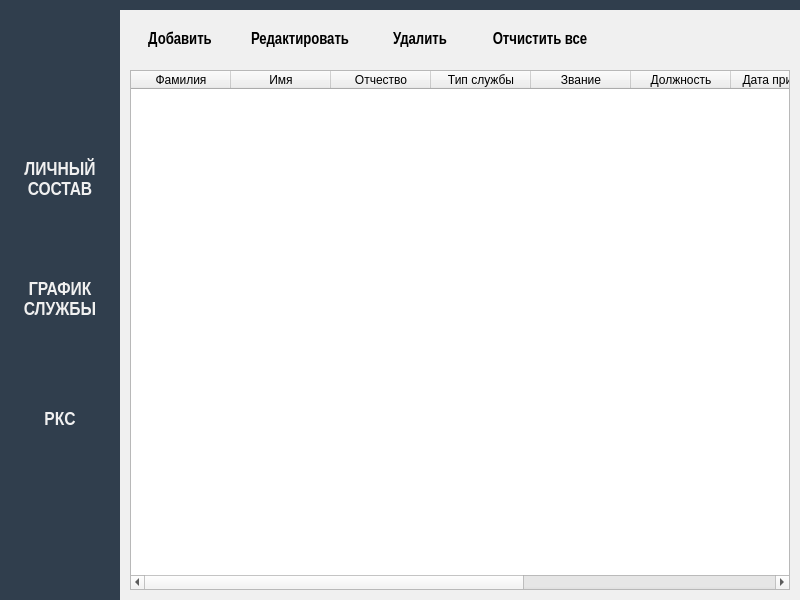
<?xml version="1.0" encoding="UTF-8"?>
<ui version="4.0">
 <class>Widget</class>
 <widget class="QWidget" name="Widget">
  <property name="geometry">
   <rect>
    <x>0</x>
    <y>0</y>
    <width>800</width>
    <height>600</height>
   </rect>
  </property>
  <property name="font">
   <font>
    <family>Arial Black</family>
    <weight>75</weight>
    <bold>true</bold>
   </font>
  </property>
  <property name="windowTitle">
   <string>РКС</string>
  </property>
  <property name="styleSheet">
   <string notr="true">#Widget
{
	background-color: rgb(48, 62, 77);
}

#baceIcon
{
	border-image: url(:/icons/resources/icons/star.png);
	border-width: 10px;
	border-color: rgb(36, 110, 183);
}

#pageOne,#pageTwo,#pageThree
{
	color: rgb(240, 240, 240);
	border-color: rgb(48, 62, 77);
	border-width: 10px;
	border-style: solid;
}

#pageOne[pagematches=true]
{
	background-color: rgb(93, 108, 124);
	border-left-style: ridge;
	border-left-color: rgb(36, 110, 183);
}

#pageTwo[pagematches=true]
{
	background-color: rgb(93, 108, 124);
	border-left-style: ridge;
	border-left-color: rgb(36, 110, 183);
}

#pageThree[pagematches=true]
{
	background-color: rgb(93, 108, 124);
	border-left-style: ridge;
	border-left-color: rgb(36, 110, 183);
}

#page{
	background-color: rgb(240, 240, 240);
}

#buttonEdit, #buttonAdd, #buttonDeleteAll,#buttonDelete
{
	background-color: rgb(240, 240, 240);
	border-width: 0px;
	border-style: solid;
}
#buttonEdit:hover, #buttonAdd:hover, #buttonDelete:hover, #buttonDeleteAll:hover
{
background-color: rgb(110, 110, 110);
color: white
}




</string>
  </property>
  <layout class="QHBoxLayout" name="horizontalLayout_2">
   <property name="spacing">
    <number>0</number>
   </property>
   <property name="leftMargin">
    <number>0</number>
   </property>
   <property name="topMargin">
    <number>10</number>
   </property>
   <property name="rightMargin">
    <number>0</number>
   </property>
   <property name="bottomMargin">
    <number>0</number>
   </property>
   <item>
    <layout class="QVBoxLayout" name="verticalLayout">
     <property name="spacing">
      <number>0</number>
     </property>
     <item>
      <layout class="QHBoxLayout" name="horizontalLayout_3">
       <property name="spacing">
        <number>0</number>
       </property>
       <property name="topMargin">
        <number>0</number>
       </property>
       <property name="bottomMargin">
        <number>10</number>
       </property>
       <item>
        <widget class="QLabel" name="baceIcon">
         <property name="sizePolicy">
          <sizepolicy hsizetype="Fixed" vsizetype="Fixed">
           <horstretch>0</horstretch>
           <verstretch>0</verstretch>
          </sizepolicy>
         </property>
         <property name="minimumSize">
          <size>
           <width>100</width>
           <height>100</height>
          </size>
         </property>
         <property name="font">
          <font>
           <stylestrategy>PreferAntialias</stylestrategy>
          </font>
         </property>
         <property name="text">
          <string/>
         </property>
         <property name="alignment">
          <set>Qt::AlignCenter</set>
         </property>
        </widget>
       </item>
      </layout>
     </item>
     <item>
      <widget class="QPushButton" name="pageOne">
       <property name="sizePolicy">
        <sizepolicy hsizetype="Fixed" vsizetype="Fixed">
         <horstretch>0</horstretch>
         <verstretch>0</verstretch>
        </sizepolicy>
       </property>
       <property name="minimumSize">
        <size>
         <width>120</width>
         <height>120</height>
        </size>
       </property>
       <property name="font">
        <font>
         <family>Arial Narrow</family>
         <pointsize>14</pointsize>
         <weight>75</weight>
         <bold>true</bold>
        </font>
       </property>
       <property name="statusTip">
        <string/>
       </property>
       <property name="whatsThis">
        <string/>
       </property>
       <property name="layoutDirection">
        <enum>Qt::LeftToRight</enum>
       </property>
       <property name="autoFillBackground">
        <bool>false</bool>
       </property>
       <property name="text">
        <string>ЛИЧНЫЙ
СОСТАВ</string>
       </property>
       <property name="autoDefault">
        <bool>false</bool>
       </property>
       <property name="default">
        <bool>false</bool>
       </property>
       <property name="flat">
        <bool>true</bool>
       </property>
      </widget>
     </item>
     <item>
      <widget class="QPushButton" name="pageThree">
       <property name="sizePolicy">
        <sizepolicy hsizetype="Fixed" vsizetype="Fixed">
         <horstretch>0</horstretch>
         <verstretch>0</verstretch>
        </sizepolicy>
       </property>
       <property name="minimumSize">
        <size>
         <width>120</width>
         <height>120</height>
        </size>
       </property>
       <property name="font">
        <font>
         <family>Arial Narrow</family>
         <pointsize>14</pointsize>
         <weight>75</weight>
         <bold>true</bold>
        </font>
       </property>
       <property name="text">
        <string>ГРАФИК
СЛУЖБЫ</string>
       </property>
       <property name="autoDefault">
        <bool>false</bool>
       </property>
       <property name="default">
        <bool>false</bool>
       </property>
       <property name="flat">
        <bool>true</bool>
       </property>
      </widget>
     </item>
     <item>
      <widget class="QPushButton" name="pageTwo">
       <property name="sizePolicy">
        <sizepolicy hsizetype="Fixed" vsizetype="Fixed">
         <horstretch>0</horstretch>
         <verstretch>0</verstretch>
        </sizepolicy>
       </property>
       <property name="minimumSize">
        <size>
         <width>120</width>
         <height>120</height>
        </size>
       </property>
       <property name="font">
        <font>
         <family>Arial Narrow</family>
         <pointsize>14</pointsize>
         <weight>75</weight>
         <bold>true</bold>
        </font>
       </property>
       <property name="text">
        <string>РКC</string>
       </property>
       <property name="autoDefault">
        <bool>false</bool>
       </property>
       <property name="default">
        <bool>false</bool>
       </property>
       <property name="flat">
        <bool>true</bool>
       </property>
      </widget>
     </item>
     <item>
      <spacer name="verticalSpacer">
       <property name="orientation">
        <enum>Qt::Vertical</enum>
       </property>
       <property name="sizeHint" stdset="0">
        <size>
         <width>20</width>
         <height>40</height>
        </size>
       </property>
      </spacer>
     </item>
    </layout>
   </item>
   <item>
    <widget class="QStackedWidget" name="stackedWidget">
     <property name="currentIndex">
      <number>0</number>
     </property>
     <widget class="QWidget" name="page">
      <property name="styleSheet">
       <string notr="true"/>
      </property>
      <layout class="QVBoxLayout" name="verticalLayout_2">
       <property name="spacing">
        <number>0</number>
       </property>
       <property name="leftMargin">
        <number>10</number>
       </property>
       <property name="topMargin">
        <number>0</number>
       </property>
       <property name="rightMargin">
        <number>10</number>
       </property>
       <property name="bottomMargin">
        <number>10</number>
       </property>
       <item>
        <layout class="QHBoxLayout" name="horizontalLayout">
         <property name="spacing">
          <number>0</number>
         </property>
         <item>
          <widget class="QPushButton" name="buttonAdd">
           <property name="sizePolicy">
            <sizepolicy hsizetype="Fixed" vsizetype="Fixed">
             <horstretch>0</horstretch>
             <verstretch>0</verstretch>
            </sizepolicy>
           </property>
           <property name="minimumSize">
            <size>
             <width>100</width>
             <height>60</height>
            </size>
           </property>
           <property name="font">
            <font>
             <family>Arial Narrow</family>
             <pointsize>12</pointsize>
             <weight>75</weight>
             <bold>true</bold>
            </font>
           </property>
           <property name="text">
            <string>Добавить</string>
           </property>
           <property name="autoDefault">
            <bool>false</bool>
           </property>
           <property name="flat">
            <bool>false</bool>
           </property>
          </widget>
         </item>
         <item>
          <widget class="QPushButton" name="buttonEdit">
           <property name="sizePolicy">
            <sizepolicy hsizetype="Fixed" vsizetype="Fixed">
             <horstretch>0</horstretch>
             <verstretch>0</verstretch>
            </sizepolicy>
           </property>
           <property name="minimumSize">
            <size>
             <width>140</width>
             <height>60</height>
            </size>
           </property>
           <property name="font">
            <font>
             <family>Arial Narrow</family>
             <pointsize>12</pointsize>
             <weight>75</weight>
             <bold>true</bold>
            </font>
           </property>
           <property name="text">
            <string>Редактировать</string>
           </property>
           <property name="autoDefault">
            <bool>false</bool>
           </property>
           <property name="flat">
            <bool>false</bool>
           </property>
          </widget>
         </item>
         <item>
          <widget class="QPushButton" name="buttonDelete">
           <property name="sizePolicy">
            <sizepolicy hsizetype="Fixed" vsizetype="Fixed">
             <horstretch>0</horstretch>
             <verstretch>0</verstretch>
            </sizepolicy>
           </property>
           <property name="minimumSize">
            <size>
             <width>100</width>
             <height>60</height>
            </size>
           </property>
           <property name="font">
            <font>
             <family>Arial Narrow</family>
             <pointsize>12</pointsize>
             <weight>75</weight>
             <bold>true</bold>
            </font>
           </property>
           <property name="text">
            <string>Удалить</string>
           </property>
          </widget>
         </item>
         <item>
          <widget class="QPushButton" name="buttonDeleteAll">
           <property name="sizePolicy">
            <sizepolicy hsizetype="Fixed" vsizetype="Fixed">
             <horstretch>0</horstretch>
             <verstretch>0</verstretch>
            </sizepolicy>
           </property>
           <property name="minimumSize">
            <size>
             <width>140</width>
             <height>60</height>
            </size>
           </property>
           <property name="font">
            <font>
             <family>Arial Narrow</family>
             <pointsize>12</pointsize>
             <weight>75</weight>
             <bold>true</bold>
            </font>
           </property>
           <property name="text">
            <string>Отчистить все</string>
           </property>
           <property name="autoDefault">
            <bool>false</bool>
           </property>
           <property name="flat">
            <bool>false</bool>
           </property>
          </widget>
         </item>
         <item>
          <spacer name="horizontalSpacer">
           <property name="orientation">
            <enum>Qt::Horizontal</enum>
           </property>
           <property name="sizeHint" stdset="0">
            <size>
             <width>40</width>
             <height>20</height>
            </size>
           </property>
          </spacer>
         </item>
        </layout>
       </item>
       <item>
        <widget class="QTableWidget" name="soldiersTable">
         <property name="selectionBehavior">
          <enum>QAbstractItemView::SelectRows</enum>
         </property>
         <column>
          <property name="text">
           <string>Фамилия</string>
          </property>
         </column>
         <column>
          <property name="text">
           <string>Имя</string>
          </property>
         </column>
         <column>
          <property name="text">
           <string>Отчество</string>
          </property>
         </column>
         <column>
          <property name="text">
           <string>Тип службы</string>
          </property>
         </column>
         <column>
          <property name="text">
           <string>Звание</string>
          </property>
         </column>
         <column>
          <property name="text">
           <string>Должность</string>
          </property>
         </column>
         <column>
          <property name="text">
           <string>Дата призыва</string>
          </property>
         </column>
         <column>
          <property name="text">
           <string>Тип оружия</string>
          </property>
         </column>
         <column>
          <property name="text">
           <string>Калибр</string>
          </property>
         </column>
         <column>
          <property name="text">
           <string>Кол-во патронов</string>
          </property>
         </column>
        </widget>
       </item>
      </layout>
     </widget>
     <widget class="QWidget" name="page_3">
      <property name="styleSheet">
       <string notr="true">background-color: rgb(255, 170, 255);</string>
      </property>
     </widget>
     <widget class="QWidget" name="page_2">
      <property name="styleSheet">
       <string notr="true">background-color: rgb(85, 170, 255);</string>
      </property>
     </widget>
    </widget>
   </item>
  </layout>
 </widget>
 <layoutdefault spacing="6" margin="11"/>
 <resources/>
 <connections/>
</ui>
